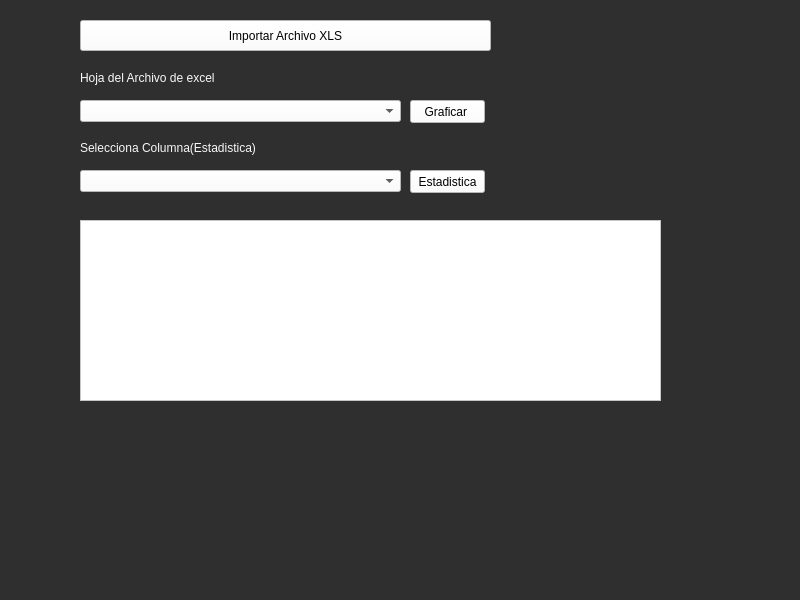
<?xml version="1.0" encoding="UTF-8"?>
<ui version="4.0">
 <class>MainWindow</class>
 <widget class="QMainWindow" name="MainWindow">
  <property name="geometry">
   <rect>
    <x>0</x>
    <y>0</y>
    <width>800</width>
    <height>600</height>
   </rect>
  </property>
  <property name="windowTitle">
   <string>MainWindow</string>
  </property>
  <property name="styleSheet">
   <string notr="true">background-color: rgb(47, 47, 47);</string>
  </property>
  <widget class="QWidget" name="centralwidget">
   <widget class="QPushButton" name="graficar">
    <property name="geometry">
     <rect>
      <x>410</x>
      <y>100</y>
      <width>75</width>
      <height>23</height>
     </rect>
    </property>
    <property name="styleSheet">
     <string notr="true">background-color: rgb(255, 255, 255);</string>
    </property>
    <property name="text">
     <string>Graficar </string>
    </property>
   </widget>
   <widget class="QPushButton" name="estadis">
    <property name="geometry">
     <rect>
      <x>410</x>
      <y>170</y>
      <width>75</width>
      <height>23</height>
     </rect>
    </property>
    <property name="styleSheet">
     <string notr="true">background-color: rgb(255, 255, 255);</string>
    </property>
    <property name="text">
     <string>Estadistica</string>
    </property>
   </widget>
   <widget class="QComboBox" name="combox">
    <property name="geometry">
     <rect>
      <x>80</x>
      <y>100</y>
      <width>321</width>
      <height>22</height>
     </rect>
    </property>
    <property name="styleSheet">
     <string notr="true">background-color: rgb(255, 255, 255);</string>
    </property>
   </widget>
   <widget class="QComboBox" name="comboy">
    <property name="geometry">
     <rect>
      <x>80</x>
      <y>170</y>
      <width>321</width>
      <height>22</height>
     </rect>
    </property>
    <property name="styleSheet">
     <string notr="true">background-color: rgb(255, 255, 255);</string>
    </property>
   </widget>
   <widget class="QPushButton" name="importar">
    <property name="geometry">
     <rect>
      <x>80</x>
      <y>20</y>
      <width>411</width>
      <height>31</height>
     </rect>
    </property>
    <property name="styleSheet">
     <string notr="true">background-color: rgb(255, 255, 255);</string>
    </property>
    <property name="text">
     <string>Importar Archivo XLS</string>
    </property>
   </widget>
   <widget class="QTextEdit" name="result">
    <property name="geometry">
     <rect>
      <x>80</x>
      <y>220</y>
      <width>581</width>
      <height>181</height>
     </rect>
    </property>
    <property name="styleSheet">
     <string notr="true">background-color: rgb(255, 255, 255);</string>
    </property>
   </widget>
   <widget class="QLabel" name="label">
    <property name="geometry">
     <rect>
      <x>80</x>
      <y>70</y>
      <width>211</width>
      <height>16</height>
     </rect>
    </property>
    <property name="text">
     <string>&lt;html&gt;&lt;head/&gt;&lt;body&gt;&lt;p&gt;&lt;span style=&quot; color:#f9f9f9;&quot;&gt;Hoja del Archivo de excel&lt;/span&gt;&lt;/p&gt;&lt;/body&gt;&lt;/html&gt;</string>
    </property>
   </widget>
   <widget class="QLabel" name="label_2">
    <property name="geometry">
     <rect>
      <x>80</x>
      <y>140</y>
      <width>211</width>
      <height>16</height>
     </rect>
    </property>
    <property name="text">
     <string>&lt;html&gt;&lt;head/&gt;&lt;body&gt;&lt;p&gt;&lt;span style=&quot; color:#f7f7f7;&quot;&gt;Selecciona Columna(Estadistica)&lt;/span&gt;&lt;/p&gt;&lt;/body&gt;&lt;/html&gt;</string>
    </property>
   </widget>
  </widget>
  <widget class="QMenuBar" name="menubar">
   <property name="geometry">
    <rect>
     <x>0</x>
     <y>0</y>
     <width>800</width>
     <height>21</height>
    </rect>
   </property>
  </widget>
  <widget class="QStatusBar" name="statusbar"/>
 </widget>
 <resources/>
 <connections/>
</ui>
